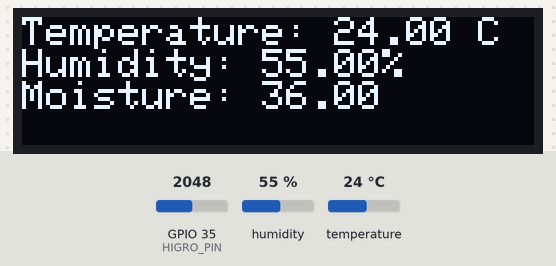
The program below on a simulated ESP32. On the bench: 128×32 one-colour display. The inputs (shaded band) are chosen by the test bench; at power-on: GPIO 35 (HIGRO_PIN) = 2048, humidity 55 %, temperature 24 °C. The display library's start-up logo is not drawn; what the program prints to the serial monitor is not drawn.

Above: at 61.2 s.

The program:

main.cpp
```cpp
#include "config.h"

int cont = 0;

void setup()
{
  Serial.begin(115200);
  setupSensors();
  setupOLED();
  connectWiFi();
}

void loop()
{
  delay(delayMS);
  readValues();
  updateOLED();

  cont++;
  if(cont == 60) {
    cont = 0;
    sendData();
  }
}
```

OLEDHandler.h
```cpp
#ifndef OLEDHANDLER_H
#define OLEDHANDLER_H

#include <SPI.h>
#include <Wire.h>
#include <Adafruit_GFX.h>
#include <Adafruit_SSD1306.h>
#include "sensorHandler.h"

#define WIRE Wire

extern Adafruit_SSD1306 display;

void setupOLED();
void updateOLED();

#endif // OLEDHANDLER_H_
```

sensorHandler.h
```cpp
#ifndef SENSORHANDLER_H
#define SENSORHANDLER_H

#include <Arduino.h>
#include <Adafruit_Sensor.h>
#include <DHT.h>
#include <DHT_U.h>

#define DHTPIN 15     // Digital pin connected to the DHT sensor
#define DHTTYPE    DHT11     // DHT 11

extern DHT_Unified dht;
extern sensor_t sensorDHT;

void setupSensors();
void readValues();
float getTemperature();
float getHumidity();
float getMoisture();
#endif // SETUPSENSOR_H_
```

serverHandler.h
```cpp
#ifndef SERVER_HANDLER_H
#define SERVER_HANDLER_H

#include <WiFi.h>
#include <HTTPClient.h>

void connectWiFi();
void sendData();

#endif
```

OLEDHandler.cpp
```cpp
#include "OLEDHandler.h"

Adafruit_SSD1306 display = Adafruit_SSD1306(128, 32, &WIRE);

void setupOLED()
{
  Serial.println("OLED FeatherWing test");
  display.begin(SSD1306_SWITCHCAPVCC, 0x3C);

  Serial.println("OLED begun");

  display.display();
  delay(1000);

  // Clear the buffer.
  display.clearDisplay();
  display.display();

  Serial.println("IO test");

  display.setTextSize(1);
  display.setTextColor(SSD1306_WHITE);
  display.setCursor(0, 0);
  display.print("Connecting to SSID\n'adafruit':");
  display.print("connected!");
  display.println("IP: 192.168.0.200");
  display.println("Sending val #0");
  display.setCursor(0, 0);
  display.display();
}

void updateOLED()
{
  display.clearDisplay();
  display.setCursor(0, 0);
  display.setTextSize(1);
  display.print("Temperature: ");
  display.print(getTemperature());
  display.println(" C");
  display.print("Humidity: ");
  display.print(getHumidity());
  display.println("%");
  display.print("Moisture: ");
  display.println(getMoisture());
  display.display();
}
```

sensorHandler.cpp
```cpp
#include "sensorHandler.h"

#define DHTPIN 15     // Digital pin connected to the DHT sensor
#define DHTTYPE DHT11 // DHT 11
#define HIGRO_PIN 35  // Analog pin connected to the Higrometer
DHT_Unified dht(DHTPIN, DHTTYPE);
sensor_t sensorDHT;

void setupDHT()
{
  dht.begin();
  // Initialize device.
  Serial.println(F("DHTxx Unified Sensor Example"));
  // Print temperature sensor details.
  dht.temperature().getSensor(&sensorDHT);
  Serial.println(F("------------------------------------"));
  Serial.println(F("Temperature Sensor"));
  Serial.print(F("Sensor Type: "));
  Serial.println(sensorDHT.name);
  Serial.print(F("Driver Ver:  "));
  Serial.println(sensorDHT.version);
  Serial.print(F("Unique ID:   "));
  Serial.println(sensorDHT.sensor_id);
  Serial.print(F("Max Value:   "));
  Serial.print(sensorDHT.max_value);
  Serial.println(F("°C"));
  Serial.print(F("Min Value:   "));
  Serial.print(sensorDHT.min_value);
  Serial.println(F("°C"));
  Serial.print(F("Resolution:  "));
  Serial.print(sensorDHT.resolution);
  Serial.println(F("°C"));
  Serial.println(F("------------------------------------"));
  // Print humidity sensor details.
  dht.humidity().getSensor(&sensorDHT);
  Serial.println(F("Humidity Sensor"));
  Serial.print(F("Sensor Type: "));
  Serial.println(sensorDHT.name);
  Serial.print(F("Driver Ver:  "));
  Serial.println(sensorDHT.version);
  Serial.print(F("Unique ID:   "));
  Serial.println(sensorDHT.sensor_id);
  Serial.print(F("Max Value:   "));
  Serial.print(sensorDHT.max_value);
  Serial.println(F("%"));
  Serial.print(F("Min Value:   "));
  Serial.print(sensorDHT.min_value);
  Serial.println(F("%"));
  Serial.print(F("Resolution:  "));
  Serial.print(sensorDHT.resolution);
  Serial.println(F("%"));
  Serial.println(F("------------------------------------"));
}

float getMoisture()
{
  float data = map(analogRead(HIGRO_PIN), 2600, 1100, 0, 100);
  if (data < 0)
    data = 0;
  else if (data > 100)
    data = 100;
  return data;
}

float getTemperature()
{
  sensors_event_t event;
  dht.temperature().getEvent(&event);
  return event.temperature;
}

float getHumidity()
{
  sensors_event_t event;
  dht.humidity().getEvent(&event);
  return event.relative_humidity;
}

void readValues()
{
  sensors_event_t event;

  // Get temperature event and print its value.
  Serial.print(F("Temperature: "));
  Serial.print(getTemperature());
  Serial.println(F("°C"));

  // Get humidity event and print its value.
  Serial.print(F("Humidity: "));
  Serial.print(getHumidity());
  Serial.println(F("%"));

  // Get moisture event and print its value.
  Serial.print(F("Moisture: "));
  Serial.print(getMoisture());
  Serial.println(F("%"));
}

void setupSensors()
{
  setupDHT();
  pinMode(HIGRO_PIN, INPUT);
}
```

config.h
```cpp
#ifndef CONFIG_H
#define CONFIG_H

#include "sensorHandler.h"
#include "OLEDHandler.h"
#include "serverHandler.h"


#define delayMS 60000

#endif // CONFIG_H_
```
